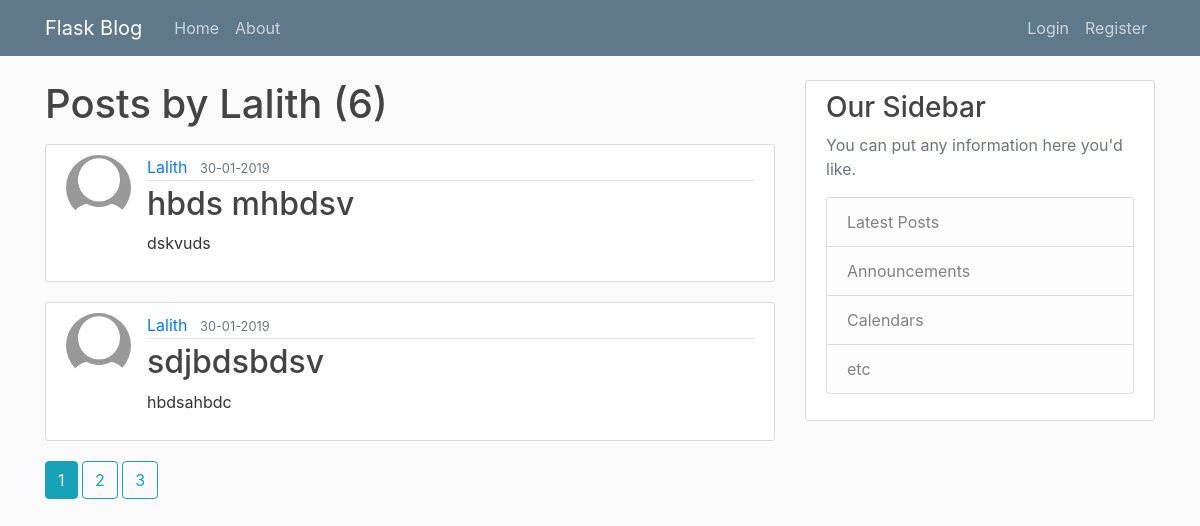
The app's page /user/Lalith with its own data.
### flaskblog/models.py (models this page shows, shortened)
class User(db.Model,UserMixin):								# creating a model (db table)
	id=db.Column(db.Integer,primary_key=True)
	username=db.Column(db.String(20),unique=True,nullable=False)
	email=db.Column(db.String(20),unique=True,nullable=False)		# unique is for unique value and nullable for allowing null vals or not
	image_file=db.Column(db.String(20),nullable=False, default='default.jpg')
	password=db.Column(db.String(60),nullable=False)
	posts=db.relationship('Post',backref='author',lazy=True)		# one-many by default, pass uselist=False for one-one

class Post(db.Model):
	id=db.Column(db.Integer,primary_key=True)
	title=db.Column(db.String(100),nullable=False)
	date_posted=db.Column(db.DateTime,nullable=False,default=datetime.utcnow)
	content=db.Column(db.Text,nullable=False)
	user_id=db.Column(db.Integer,db.ForeignKey('user.id'),nullable=False)

### flaskblog/routes.py (the view)
@app.route("/user/<string:username>")															# URL for home page
def user_posts(username):
	page=request.args.get('page',1,type=int)
	user=User.query.filter_by(username=username).first_or_404()
	posts=Post.query.filter_by(author=user)\
		.order_by(Post.date_posted.desc())\
		.paginate(page=page,per_page=2)
	return render_template('user_posts.html',posts=posts,user=user)

### flaskblog/templates/user_posts.html
{% extends "layout.html" %}
{% block content %}
    <h1 class="mb-3">Posts by {{user.username}} ({{posts.total}})</h1>
    {% for post in posts.items %}
        <article class="media content-section">
          <img class="rounded-circle article-img" src="{{url_for('static',filename='profile_pics/'+post.author.image_file)}}">
          <div class="media-body">
            <div class="article-metadata">
              <a class="mr-2" href="{{ url_for('user_posts',username=post.author.username)}}">{{ post.author.username }}</a>
              <small class="text-muted">{{ post.date_posted.strftime('%d-%m-%Y') }}</small>
            </div>
            <h2><a class="article-title" href="{{url_for('post',post_id=post.id)}}">{{ post.title }}</a></h2>
            <p class="article-content">{{ post.content }}</p>
          </div>
        </article>
    {% endfor %}
    {% for page_num in posts.iter_pages(left_edge=1,right_edge=1,left_current=1,right_current=2) %}
      {% if page_num %}
        {% if posts.page==page_num %}
           <a class="btn btn-info mb-4" href="{{ url_for('user_posts',username=user.username,page=page_num)}}">{{page_num}} </a>
        {% else%}
          <a class="btn btn-outline-info mb-4" href="{{ url_for('user_posts',username=user.username,page=page_num)}}">{{page_num}} </a>
        {% endif %}
      {% else %}
        ...
      {% endif %}
    {% endfor %}
{% endblock content %}

### flaskblog/static/main.css (style rules this page uses)
body { background: #fafafa; color: #333333; margin-top: 5rem; }
h1, h2, h3, h4, h5, h6 { color: #444444; }
.content-section { background: #ffffff; padding: 10px 20px; border: 1px solid #dddddd; border-radius: 3px; margin-bottom: 20px; }
.article-title { color: #444444; }
.article-content { white-space: pre-line; }
.article-img { height: 65px; width: 65px; margin-right: 16px; }
.article-metadata { padding-bottom: 1px; margin-bottom: 4px; border-bottom: 1px solid #e3e3e3 }

### records on screen
User: username "Lalith"
Post: image_file (placeholder picture), author.username "Lalith", date_posted "30-01-2019", title "hbds mhbdsv", content "dskvuds"
Post: image_file (placeholder picture), author.username "Lalith", date_posted "30-01-2019", title "sdjbdsbdsv", content "hbdsahbdc"

### other values on screen
{{ posts.total }} "6"
{{ page_num }} "1"
{{ page_num }} "2" "3"
